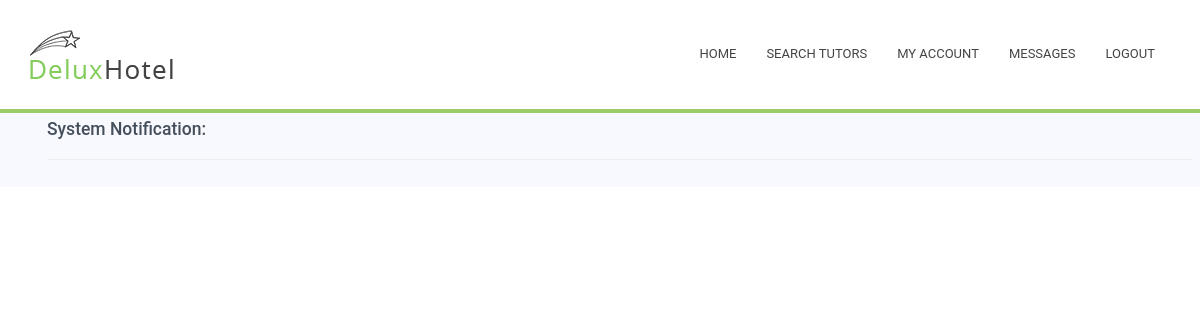
The page /Tutorial/5/message/ (signed in) on the database as committed earlier.
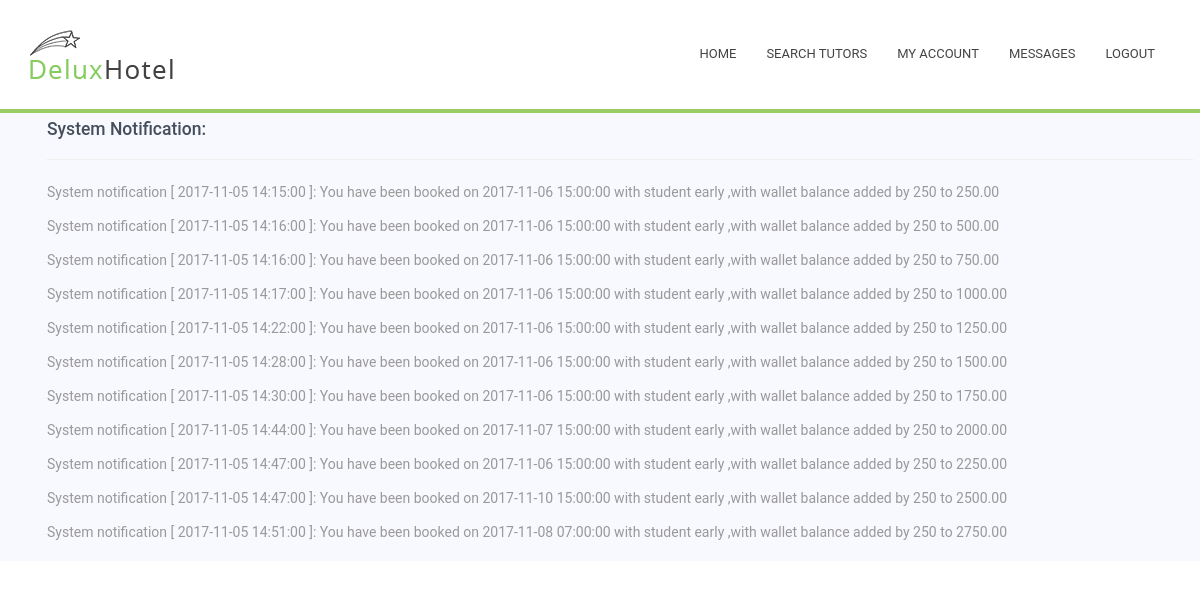
The same page on the database as committed later.
### Tutorial/models.py (models this page shows, shortened)
class Notification(models.Model):
    content = models.CharField(max_length=500)
    myuser = models.ForeignKey(MyUser, on_delete=models.CASCADE,null=True)

### Tutorial/views.py (the view)
# urls.py: url(r'^(?P<myuser_id>[0-9]+)/message/$', views.message, name='message'),
def message(request, myuser_id):
    if not request.user.is_authenticated(): #visitor or client
        return render(request, 'home.html')
    myuser = MyUser.objects.get(user=request.user) #myuser = get_object_or_404(MyUser, pk=myuser_id)
    messages = Notification.objects.filter(myuser=myuser)
    return render(request, 'message/message.html', {'user': myuser, 'messages': messages})

### Tutorial/templates/message/message.html (shortened to what this page needs)
{% extends "myaccount/myaccount.html" %}
{% block content%}
		<div id="Message" style="background-color : #F8F8FF; padding : 7px; height : 60%;">
			<ul style="  color : #454f5b; text-decoration: none;">
				<h3>System Notification: {{user.name}}</h3>
				<hr>
                {%for msg in messages%}
					<p>{{msg.content}}</p>
				{%endfor%}
			</ul>
		</div>
{% endblock %}

### Tutorial/templates/myaccount/myaccount.html (shortened to what this page needs)
{% extends "Menu.html" %}

### Tutorial/templates/Menu.html (shortened to what this page needs)
<!DOCTYPE html>
<html style="height : 100%;">
	<head>
         <link rel="stylesheet" href="/static/bootstrap/css/style.css">
        <link rel="stylesheet" href="/static/bootstrap/css/style1.css">
         <link rel="stylesheet" href="/static/bootstrap/css/responsive.css">
	</head>
	<body >
		<header class="header">
      <div class="header-bottom">
        <nav class="navbar navbar-universal navbar-custom">
          <div class="container">
            <div class="row">
              <div class="col-lg-3">
                <div class="logo"><a href="index.html" class="navbar-brand page-scroll"><img src="/static/bootstrap/images/logo/logo.png" alt="logo"></a></div>
              </div>
              <div class="col-lg-9">
                <div class="collapse navbar-collapse navbar-main-collapse">
                  <ul class="nav navbar-nav navbar-right">
                      {% if request.user.is_authenticated %}
                    <li><a href="#">Home</a></li>
                    <li><a href="{% url 'Tutorial:index' user.id %}">Search Tutors</a></li>
                    <li><a href="{% url 'Tutorial:mybooking' user.id %}">My Account</a></li>
                    <li><a href="{% url 'Tutorial:message' user.id %}">Messages</a></li>
                    <li><a href="{% url 'Tutorial:logout' %}">Logout</a></li>
                      {% else %}<li><a href="#">Home</a></li>
                    <li><a href="{% url 'Tutorial:login' %}">Search Tutors</a></li>
                    <li><a href="{% url 'Tutorial:login' %}">My Account</a></li>
                    <li><a href="{% url 'Tutorial:login' %}">Messages</a></li>
                    <li><a href="{% url 'Tutorial:login' %}">Login</a></li>
                      {% endif %}
                  </ul>
                </div>
              </div>
            </div>
          </div>
        </nav>
      </div>
</header>
        {% block content %}{% endblock %}
	</body>
</html>

Rows that differ between the two databases and show on the page:
added Notification: content "System notification [ 2017-11-05 14:15:00 ]: You have been booked on 2017-11-06 15:00:00 with student early ,with wallet balance added by 250 to 250.00"
added Notification: content "System notification [ 2017-11-05 14:16:00 ]: You have been booked on 2017-11-06 15:00:00 with student early ,with wallet balance added by 250 to 500.00"
added Notification: content "System notification [ 2017-11-05 14:16:00 ]: You have been booked on 2017-11-06 15:00:00 with student early ,with wallet balance added by 250 to 750.00"
added Notification: content "System notification [ 2017-11-05 14:17:00 ]: You have been booked on 2017-11-06 15:00:00 with student early ,with wallet balance added by 250 to 1000.00"
added Notification: content "System notification [ 2017-11-05 14:22:00 ]: You have been booked on 2017-11-06 15:00:00 with student early ,with wallet balance added by 250 to 1250.00"
added Notification: content "System notification [ 2017-11-05 14:28:00 ]: You have been booked on 2017-11-06 15:00:00 with student early ,with wallet balance added by 250 to 1500.00"
added Notification: content "System notification [ 2017-11-05 14:30:00 ]: You have been booked on 2017-11-06 15:00:00 with student early ,with wallet balance added by 250 to 1750.00"
added Notification: content "System notification [ 2017-11-05 14:44:00 ]: You have been booked on 2017-11-07 15:00:00 with student early ,with wallet balance added by 250 to 2000.00"
added Notification: content "System notification [ 2017-11-05 14:47:00 ]: You have been booked on 2017-11-06 15:00:00 with student early ,with wallet balance added by 250 to 2250.00"
added Notification: content "System notification [ 2017-11-05 14:47:00 ]: You have been booked on 2017-11-10 15:00:00 with student early ,with wallet balance added by 250 to 2500.00"
added Notification: content "System notification [ 2017-11-05 14:51:00 ]: You have been booked on 2017-11-08 07:00:00 with student early ,with wallet balance added by 250 to 2750.00"
